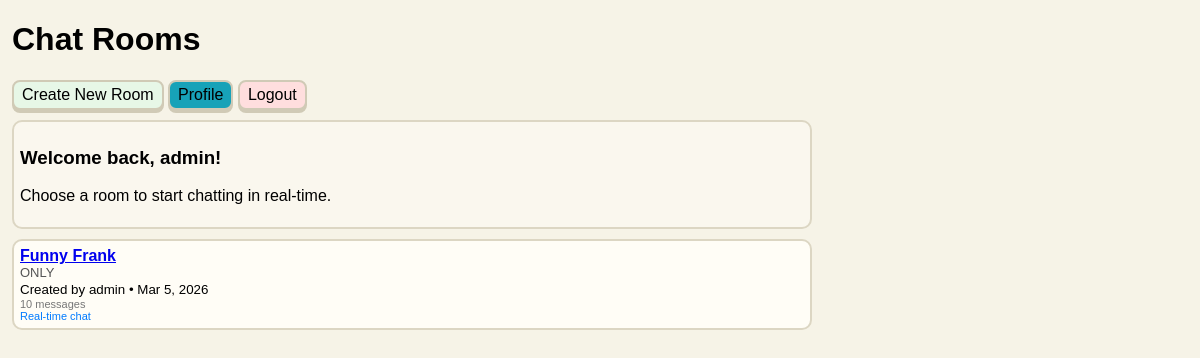
Page /chat/ (signed in) on the committed database.
### core/models.py (models this page shows, shortened)
class ChatRoom(models.Model):
    name = models.CharField(max_length=100)
    description = models.TextField(blank=True)
    created_at = models.DateTimeField(auto_now_add=True)
    created_by = models.ForeignKey(User, on_delete=models.CASCADE)

### core/views.py (the view)
# urls.py: path('chat/', views.chat_rooms, name='chat_rooms'),
@login_required
def chat_rooms(request):
    rooms = ChatRoom.objects.all().order_by('-created_at')
    return render(request, 'chat_rooms.html', {'rooms': rooms})

### templates/chat_rooms.html (shortened to what this page needs)
<!DOCTYPE html>
<html>
<head>
</head>
<body>
    <div class="container">
        <div class="header">
            <h1>Chat Rooms</h1>
            <div>
                {% if user.is_superuser %}
                <a href="{% url 'create_room' %}" class="btn create">Create New Room</a>
                {% endif %}
                <a href="{% url 'profile' %}" class="btn" style="background: #17a2b8;">Profile</a>
                <a href="{% url 'logout' %}" class="btn logout">Logout</a>
            </div>
        </div>
        <div class="online-users">
            <h3>Welcome back, {{ user.username }}!</h3>
            <p>Choose a room to start chatting in real-time.</p>
        </div>
        {% for room in rooms %}
        <div class="room">
            <div class="room-info">
                <h3><a href="{% url 'chat_room' room.id %}">{{ room.name }}</a></h3>
                {% if room.description %}
                <p>{{ room.description }}</p>
                {% endif %}
                <small>Created by {{ room.created_by.username }} • {{ room.created_at|date:"M j, Y" }}</small>
            </div>
            <div class="room-stats">
                <div>{{ room.message_set.count }} messages</div>
                <div style="color: #007bff;">Real-time chat</div>
            </div>
        </div>
        {% endfor %}
    </div>
</body>
</html></content>

### templates/chat_rooms.html (style rules this page uses)
body { font-family: Arial; background: #f6f3e7; margin: 12px; }
.container { width: 800px; }
.header { margin-bottom: 10px; }
.room { border: 2px solid #dcd6c3; background: #fffdf6; padding: 6px; margin-bottom: 6px; border-radius: 10px; }
.room-info h3 { margin: 0; font-size: 16px; }
.room-info p { margin: 0; font-size: 13px; color: #555; }
.room-stats { font-size: 11px; color: #777; }
.btn { border: 2px solid #d0cab6; padding: 4px 8px; text-decoration: none; color: black; background: #f3efe2; border-radius: 8px; display: inline-block; box-shadow: 0 3px 0 #d0cab6; }
.logout { background: #ffdede; }
.create { background: #e7f7e7; }
.online-users { border: 2px solid #dcd6c3; background: #faf7ee; padding: 6px; margin-bottom: 10px; border-radius: 10px; }

### rows in the picture
ChatRoom: name "Funny Frank", description "ONLY", created_by.username "admin", created_at "Mar 5, 2026", message_set.count "10"

### other values in the picture
{{ user.username }} "admin"
